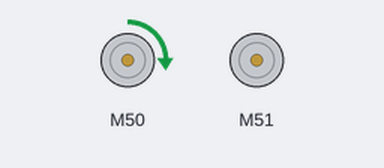
The sketch below on a simulated Arduino Uno, built with avr-gcc and run on an emulated ATmega328P. Shown: 2 × DC motor (green arrow = forward, orange = backward, longer = faster).

Above: at 0.1 s.
At 0.7 s:
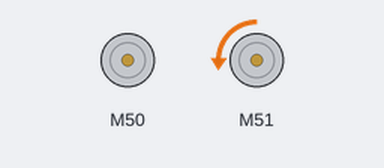
At 1.3 s:
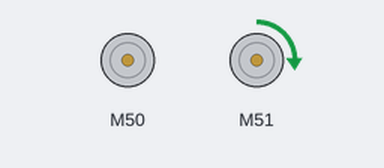
At 2.7 s:
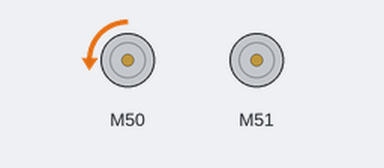
Timing chart, 0 to 3.0 s (numbered marks = the images above):
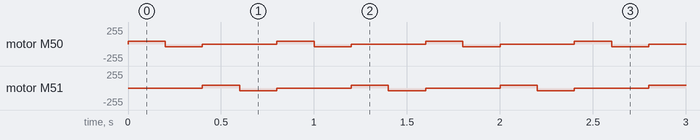

The sketch:

VibMotors_ERM_Fan.ino
```cpp
#include <SparkFun_TB6612.h>

#define PWMD 9
#define DIN2 8
#define DIN1 7
#define CIN1 6
#define CIN2 5
#define PWMC 4
#define STBY 40
#define STB2 41

#define AIN1 50
#define BIN1 51
#define AIN2 53
#define BIN2 48
#define PWMA 52
#define PWMB 49

const int offsetA = 1;
const int offsetB = 1;
const int offsetC = 1;
const int offsetD = 1;

Motor motor1 = Motor(AIN1, AIN2, PWMA, offsetA, STBY);
Motor motor2 = Motor(BIN1, BIN2, PWMB, offsetB, STBY);
Motor impact = Motor(CIN1, CIN2, PWMC, offsetC, STB2);
Motor fan = Motor(DIN1, DIN2, PWMD, offsetD, STB2);

int t = 40;
int motorspeed = 0;

void setup() {
}

void loop() {

  motor1.drive(t, 200);
  motor1.brake();
  motor1.drive(-t, 200);
  motor1.brake();
  motor2.drive(t, 200);
  motor2.brake();
  motor2.drive(-t, 200);
  motor2.brake();

//  impact.drive(90, 70);
//  impact.brake();
//  t = t + 20;
//  if (t >= 220) t = 40;

//    digitalWrite(DIN1, LOW);
//    digitalWrite(DIN2, HIGH);
//    analogWrite(PWMD, 255);
//    delay(5000);
//
//    //stop motor
//    digitalWrite(DIN1, LOW);
//    digitalWrite(DIN2, LOW);
//    analogWrite(PWMD, 0);
//    delay(3000);

}
```

Measured:
- by itself, motor M50, motor M51: repeats every 0.80 s: backward 40/255 0.20 s, stopped 0.40 s, forward 40/255 0.20 s
